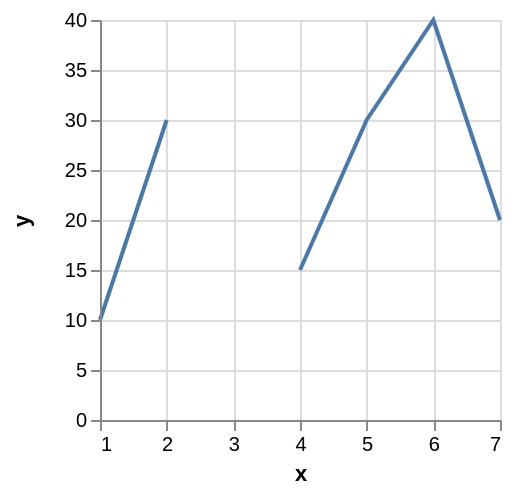

Here is the Vega-Lite specification saved for this chart:
### Vega specification from a JSON file in a GitHub repository (floating-point values rounded to 4 significant figures)
{"$schema": "https://vega.github.io/schema/vega/v4.json", "description": "A simple bar chart with embedded data.", "autosize": "pad", "padding": 5, "width": 200, "height": 200, "style": "cell", "data": [{"name": "source_0", "values": [{"x": 1, "y": 10}, {"x": 2, "y": 30}, {"x": 3, "y": null}, {"x": 4, "y": 15}, {"x": 5, "y": 30}, {"x": 6, "y": 40}, {"x": 7, "y": 20}]}], "marks": [{"name": "marks", "type": "line", "style": ["line"], "sort": {"field": "datum[\"x\"]", "order": "descending"}, "from": {"data": "source_0"}, "encode": {"update": {"stroke": {"value": "#4c78a8"}, "tooltip": {"signal": "{\"x\": format(datum[\"x\"], \"\"), \"y\": format(datum[\"y\"], \"\")}"}, "x": {"scale": "x", "field": "x"}, "y": {"scale": "y", "field": "y"}, "defined": {"signal": "datum[\"x\"] !== null && !isNaN(datum[\"x\"]) && datum[\"y\"] !== null && !isNaN(datum[\"y\"])"}}}}], "scales": [{"name": "x", "type": "linear", "domain": {"data": "source_0", "field": "x"}, "range": [0, {"signal": "width"}], "nice": true, "zero": false}, {"name": "y", "type": "linear", "domain": {"data": "source_0", "field": "y"}, "range": [{"signal": "height"}, 0], "nice": true, "zero": true}], "axes": [{"scale": "x", "orient": "bottom", "grid": false, "title": "x", "labelFlush": true, "labelOverlap": true, "tickCount": {"signal": "floor(width/40) + 1"}, "zindex": 1}, {"scale": "x", "orient": "bottom", "gridScale": "y", "grid": true, "tickCount": {"signal": "floor(width/40) + 1"}, "domain": false, "labels": false, "maxExtent": 0, "minExtent": 0, "ticks": false, "zindex": 0}, {"scale": "y", "orient": "left", "grid": false, "title": "y", "labelOverlap": true, "tickCount": {"signal": "floor(height/40) + 1"}, "zindex": 1}, {"scale": "y", "orient": "left", "gridScale": "x", "grid": true, "tickCount": {"signal": "floor(height/40) + 1"}, "domain": false, "labels": false, "maxExtent": 0, "minExtent": 0, "ticks": false, "zindex": 0}], "config": {"axisY": {"minExtent": 30}}}
